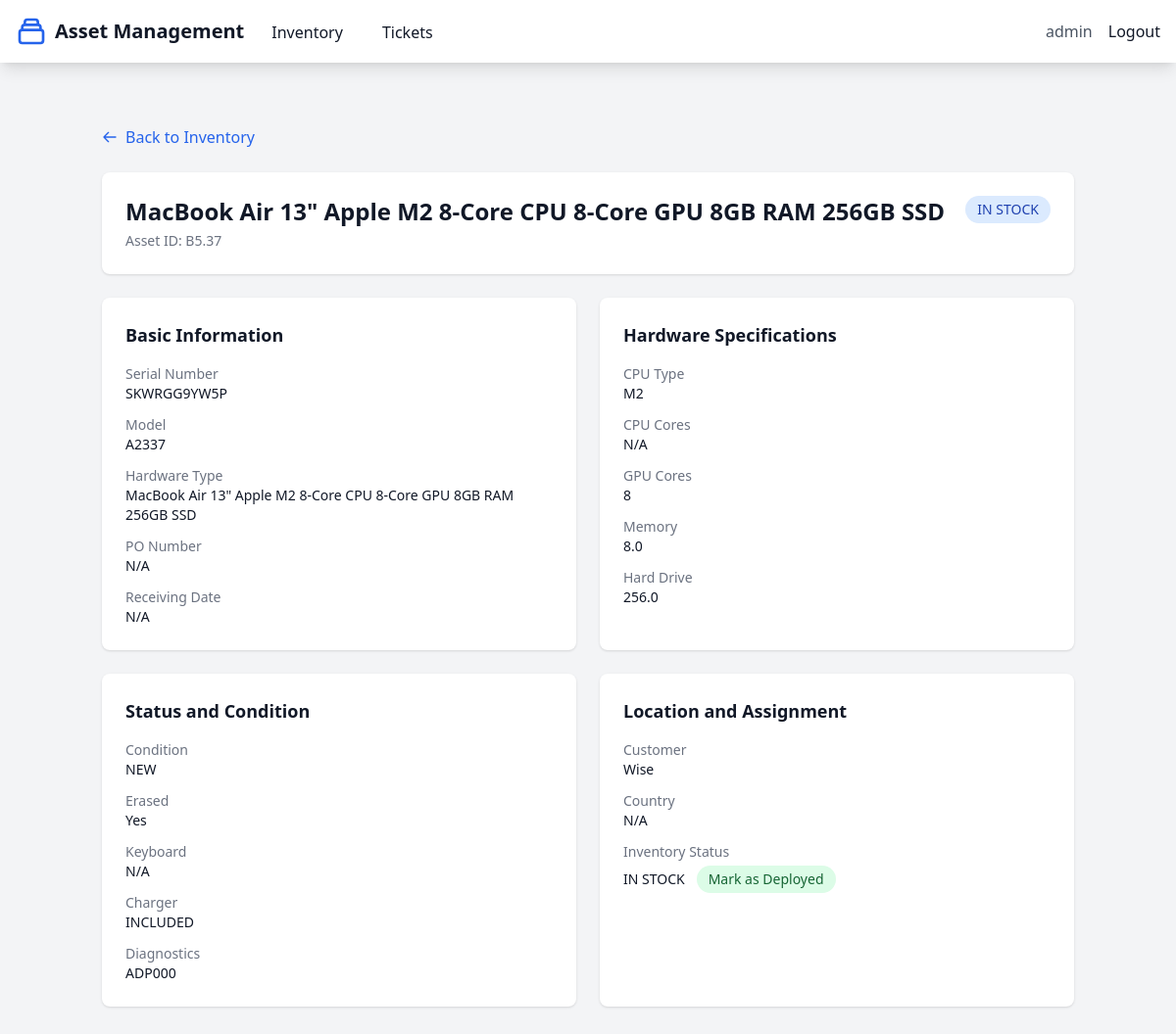
The app's page /inventory/asset/37 (signed in), older data.
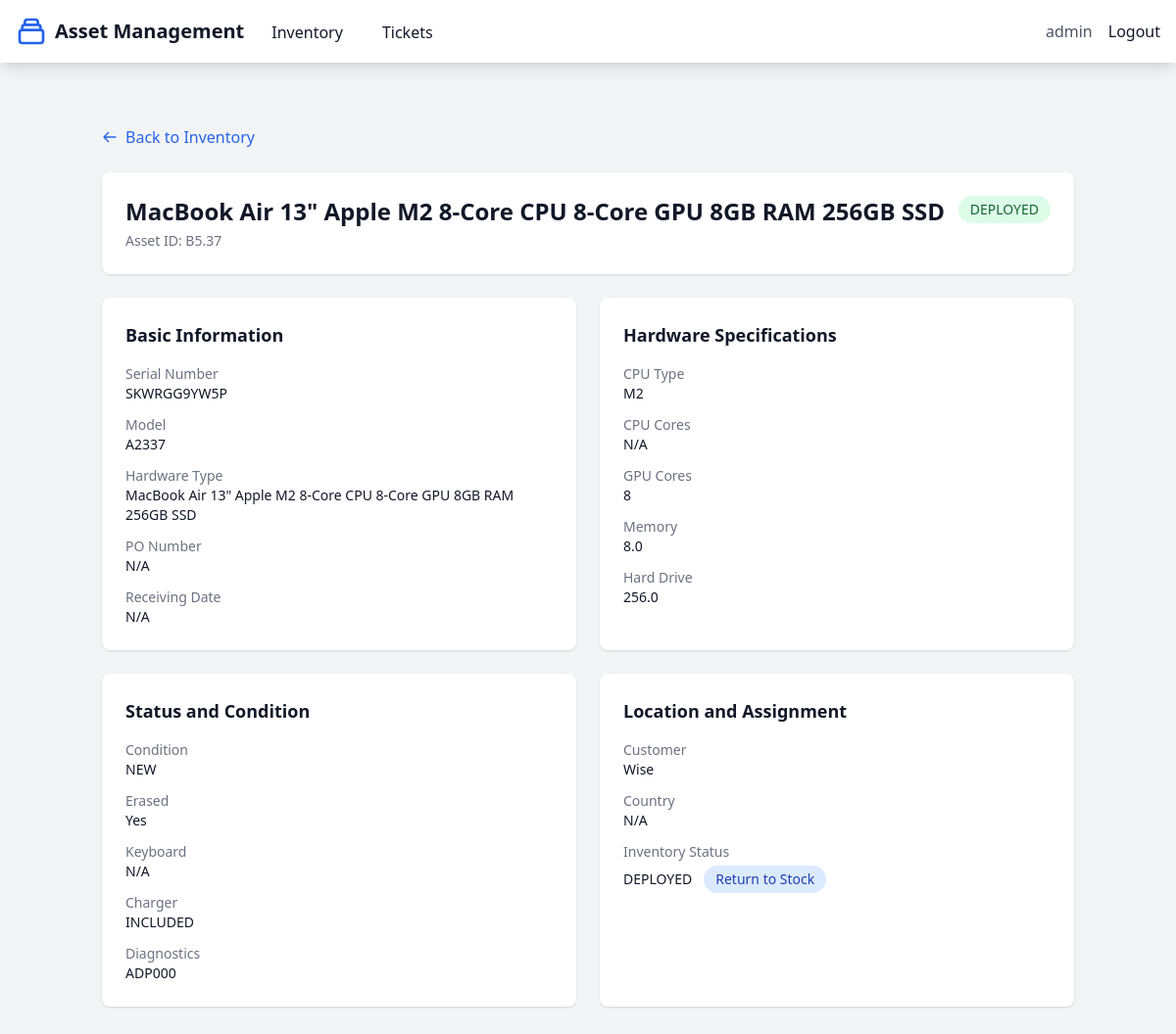
The same page, newer data.
### models/asset.py (models this page shows, shortened)
class Asset(Base):
    __tablename__ = 'assets'
    id = Column(Integer, primary_key=True)
    product = Column(String(100))
    asset_tag = Column(String(50), unique=True)
    receiving_date = Column(DateTime)
    keyboard = Column(String(50))
    serial_num = Column(String(50))
    po = Column(String(50))
    model = Column(String(100))
    erased = Column(Boolean)
    customer = Column(String(100))
    condition = Column(String(50))
    diag = Column(String(500))
    hardware_type = Column(String(50))
    cpu_type = Column(String(50))
    cpu_cores = Column(Integer)
    gpu_cores = Column(Integer)
    memory = Column(String(50))
    harddrive = Column(String(50))
    charger = Column(String(50))
    inventory = Column(String(50))
    country = Column(String(50))
    status = Column(String(50), default='Ready to Deploy')
    created_at = Column(DateTime, default=datetime.utcnow)
    updated_at = Column(DateTime, onupdate=datetime.utcnow)

### routes/inventory.py (the view)
@inventory_bp.route('/asset/<int:asset_id>')
@login_required
def view_asset(asset_id):
    db = SessionLocal()
    try:
        asset = db.query(Asset).get(asset_id)
        if not asset:
            flash('Asset not found', 'error')
            return redirect(url_for('inventory.view_inventory'))
        return render_template('inventory/asset_details.html', asset=asset)
    finally:
        db.close()

### templates/inventory/asset_details.html (shortened to what this page needs)
{% extends "base.html" %}
{% block content %}
<div class="container mx-auto px-4 py-8">
    <div class="mb-6">
        <a href="{{ url_for('inventory.view_inventory') }}"
           class="text-blue-600 hover:text-blue-800 flex items-center">
            <svg class="w-4 h-4 mr-2" fill="none" stroke="currentColor" viewBox="0 0 24 24">
                <path stroke-linecap="round" stroke-linejoin="round" stroke-width="2" d="M10 19l-7-7m0 0l7-7m-7 7h18"/>
            </svg>
            Back to Inventory
        </a>
    </div>
    <div class="bg-white shadow rounded-lg p-6 mb-6">
        <div class="flex justify-between items-start">
            <div>
                <h1 class="text-2xl font-bold text-gray-900">
                    {{ asset.hardware_type or asset.model or "Unnamed Asset" }}
                </h1>
                <p class="text-sm text-gray-500 mt-1">Asset ID: {{ asset.asset_tag }}</p>
            </div>
            <span class="px-3 py-1 text-sm font-medium rounded-full
                {% if asset.inventory == 'IN STOCK' %}
                    bg-blue-100 text-blue-800
                {% elif asset.inventory == 'DEPLOYED' %}
                    bg-green-100 text-green-800
                {% elif asset.inventory == 'REPAIR' %}
                    bg-yellow-100 text-yellow-800
                {% elif asset.inventory == 'RETIRED' %}
                    bg-red-100 text-red-800
                {% else %}
                    bg-gray-100 text-gray-800
                {% endif %}">
                {{ asset.inventory or 'Unknown' }}
            </span>
        </div>
    </div>
    <div class="grid grid-cols-1 md:grid-cols-2 gap-6">
        <div class="bg-white shadow rounded-lg p-6">
            <h2 class="text-lg font-semibold text-gray-900 mb-4">Basic Information</h2>
            <dl class="space-y-3">
                <div>
                    <dt class="text-sm font-medium text-gray-500">Serial Number</dt>
                    <dd class="text-sm text-gray-900">{{ asset.serial_num or 'N/A' }}</dd>
                </div>
                <div>
                    <dt class="text-sm font-medium text-gray-500">Model</dt>
                    <dd class="text-sm text-gray-900">{{ asset.model or 'N/A' }}</dd>
                </div>
                <div>
                    <dt class="text-sm font-medium text-gray-500">Hardware Type</dt>
                    <dd class="text-sm text-gray-900">{{ asset.hardware_type or 'N/A' }}</dd>
                </div>
                <div>
                    <dt class="text-sm font-medium text-gray-500">PO Number</dt>
                    <dd class="text-sm text-gray-900">{{ asset.po or 'N/A' }}</dd>
                </div>
                <div>
                    <dt class="text-sm font-medium text-gray-500">Receiving Date</dt>
                    <dd class="text-sm text-gray-900">{{ asset.receiving_date.strftime('%Y-%m-%d') if asset.receiving_date else 'N/A' }}</dd>
                </div>
            </dl>
        </div>
        <div class="bg-white shadow rounded-lg p-6">
            <h2 class="text-lg font-semibold text-gray-900 mb-4">Hardware Specifications</h2>
            <dl class="space-y-3">
                <div>
                    <dt class="text-sm font-medium text-gray-500">CPU Type</dt>
                    <dd class="text-sm text-gray-900">{{ asset.cpu_type or 'N/A' }}</dd>
                </div>
                <div>
                    <dt class="text-sm font-medium text-gray-500">CPU Cores</dt>
                    <dd class="text-sm text-gray-900">{{ asset.cpu_cores or 'N/A' }}</dd>
                </div>
                <div>
                    <dt class="text-sm font-medium text-gray-500">GPU Cores</dt>
                    <dd class="text-sm text-gray-900">{{ asset.gpu_cores or 'N/A' }}</dd>
                </div>
                <div>
                    <dt class="text-sm font-medium text-gray-500">Memory</dt>
                    <dd class="text-sm text-gray-900">{{ asset.memory or 'N/A' }}</dd>
                </div>
                <div>
                    <dt class="text-sm font-medium text-gray-500">Hard Drive</dt>
                    <dd class="text-sm text-gray-900">{{ asset.harddrive or 'N/A' }}</dd>
                </div>
            </dl>
        </div>
        <div class="bg-white shadow rounded-lg p-6">
            <h2 class="text-lg font-semibold text-gray-900 mb-4">Status and Condition</h2>
            <dl class="space-y-3">
                <div>
                    <dt class="text-sm font-medium text-gray-500">Condition</dt>
                    <dd class="text-sm text-gray-900">{{ asset.condition or 'N/A' }}</dd>
                </div>
                <div>
                    <dt class="text-sm font-medium text-gray-500">Erased</dt>
                    <dd class="text-sm text-gray-900">{{ 'Yes' if asset.erased else 'No' }}</dd>
                </div>
                <div>
                    <dt class="text-sm font-medium text-gray-500">Keyboard</dt>
                    <dd class="text-sm text-gray-900">{{ asset.keyboard or 'N/A' }}</dd>
                </div>
                <div>
                    <dt class="text-sm font-medium text-gray-500">Charger</dt>
                    <dd class="text-sm text-gray-900">{{ asset.charger or 'N/A' }}</dd>
                </div>
                <div>
                    <dt class="text-sm font-medium text-gray-500">Diagnostics</dt>
                    <dd class="text-sm text-gray-900">{{ asset.diag or 'N/A' }}</dd>
                </div>
            </dl>
        </div>
        <div class="bg-white shadow rounded-lg p-6">
            <h2 class="text-lg font-semibold text-gray-900 mb-4">Location and Assignment</h2>
            <dl class="space-y-3">
                <div>
                    <dt class="text-sm font-medium text-gray-500">Customer</dt>
                    <dd class="text-sm text-gray-900">{{ asset.customer or 'N/A' }}</dd>
                </div>
                <div>
                    <dt class="text-sm font-medium text-gray-500">Country</dt>
                    <dd class="text-sm text-gray-900">{{ asset.country or 'N/A' }}</dd>
                </div>
                <div>
                    <dt class="text-sm font-medium text-gray-500">Inventory Status</dt>
                    <dd class="flex items-center space-x-3 mt-1">
                        <span class="text-sm text-gray-900">{{ asset.inventory or 'N/A' }}</span>
                        {% if asset.inventory == 'IN STOCK' %}
                        <form action="{{ url_for('inventory.update_asset_status', asset_id=asset.id) }}" method="POST" class="inline">
                            <button type="submit" class="px-3 py-1 text-sm font-medium rounded-full bg-green-100 text-green-800 hover:bg-green-200">
                                Mark as Deployed
                            </button>
                        </form>
                        {% elif asset.inventory == 'DEPLOYED' %}
                        <form action="{{ url_for('inventory.update_asset_status', asset_id=asset.id) }}" method="POST" class="inline">
                            <button type="submit" class="px-3 py-1 text-sm font-medium rounded-full bg-blue-100 text-blue-800 hover:bg-blue-200">
                                Return to Stock
                            </button>
                        </form>
                        {% endif %}
                    </dd>
                </div>
            </dl>
        </div>
    </div>
</div>
{% endblock %}

### templates/base.html (shortened to what this page needs)
<!DOCTYPE html>
<html lang="en">
<head>
    <script src="https://cdn.tailwindcss.com"></script>
</head>
<body class="bg-gray-100">
    <nav class="bg-white shadow-lg">
        <div class="max-w-7xl mx-auto px-4">
            <div class="flex justify-between h-16">
                <div class="flex">
                    <div class="flex-shrink-0 flex items-center">
                        <a href="{{ url_for('main.index') }}" class="flex items-center space-x-2">
                            <span class="text-xl font-bold text-gray-900">Asset Management</span>
                        </a>
                    </div>
                    {% if session.get('user_id') %}
                    <div class="hidden sm:ml-6 sm:flex sm:space-x-8">
                        <a href="{{ url_for('inventory.view_inventory') }}"
                           class="text-gray-900 inline-flex items-center px-1 pt-1 border-b-2 border-transparent hover:border-gray-300">
                            Inventory
                        </a>
                        <a href="{{ url_for('tickets.list_tickets') }}"
                           class="text-gray-900 inline-flex items-center px-1 pt-1 border-b-2 border-transparent hover:border-gray-300">
                            Tickets
                        </a>
                    </div>
                    {% endif %}
                </div>
                <div class="flex items-center">
                    {% if session.get('user_id') %}
                    <span class="text-gray-600 mr-4">{{ session.get('username', '') }}</span>
                    <a href="{{ url_for('auth.logout') }}"
                       class="text-gray-900 hover:text-gray-700">Logout</a>
                    {% else %}
                    <a href="{{ url_for('auth.login') }}"
                       class="text-gray-900 hover:text-gray-700">Login</a>
                    {% endif %}
                </div>
            </div>
        </div>
    </nav>
    <main class="max-w-7xl mx-auto px-4 py-8">
        {% block content %}{% endblock %}
    </main>
</body>
</html>

Row changes from the older to the newer data that the page shows:
changed Asset "MacBook Air 13\" Apple M2 8-Core CPU 8-Core GPU 8GB RAM 256GB SSD": inventory "IN STOCK" → "DEPLOYED"
Text that changed along with them:
text no longer shown: "Mark as Deployed"
text now shown: "Return to Stock"
